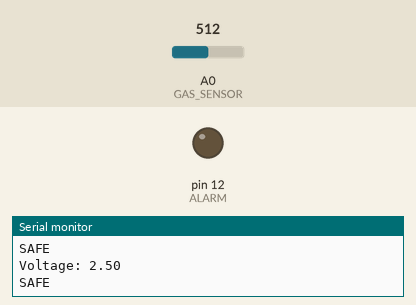
Simulated run of this sketch. Board: Arduino Uno, built with avr-gcc and run on an emulated ATmega328P. Parts: output pins drawn as LEDs (lit = HIGH), the last lines printed to the serial monitor. Dashed ring = blinking. The test bench sets the inputs (shaded band); at power-on: A0 (GAS_SENSOR) = 512.

Above: at 4.2 s.
4.3 s: A0 (GAS_SENSOR) set to 807
6.2 s: A0 (GAS_SENSOR) set to 836
At 7.05 s:
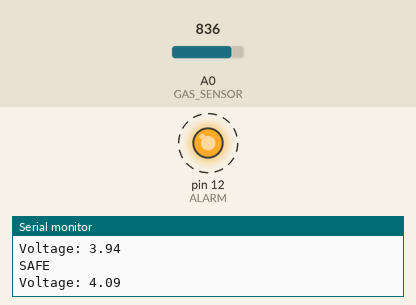
10.2 s: A0 (GAS_SENSOR) set to 716
At 11.2 s:
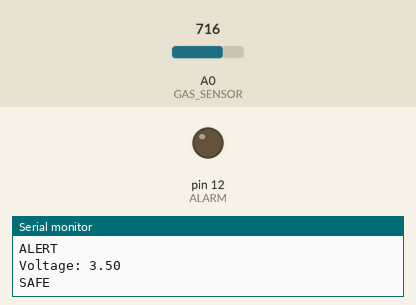
Timing chart, 0 to 13.2 s (numbered marks = the images above; inputs shaded):
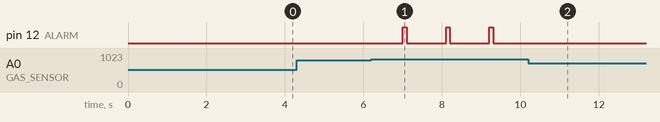

The sketch:

Gas_Sensor.ino
```cpp
int GAS_SENSOR = A0;
int ALARM = 12;

void setup() {
  Serial.begin(9600);
  pinMode(ALARM, OUTPUT);
  delay(3000);
}

void loop() {
  int val = analogRead(GAS_SENSOR);
  float volt = val * (5.0 / 1023.0);

  Serial.print("Voltage: ");
  Serial.println(volt);

  if(volt > 4.5) {
    digitalWrite(ALARM, HIGH);
    Serial.println("RED ALERT!");
  }
  else if(volt > 4.0) {
    digitalWrite(ALARM, HIGH);
    delay(100);
    digitalWrite(ALARM, LOW);
    Serial.println("ALERT");
  }
  else {
    digitalWrite(ALARM, LOW);
    Serial.println("SAFE");
  }

  delay(1000);
}
```

Measured:
- the behaviour switches between 818 and 819 on A0 (GAS_SENSOR) (found by bisection; images 0 and 1)
- after the input at 6.2 s, pin 12 (ALARM): alternates HIGH for 0.10 s and LOW for 1.0 s, starting after 0.80 s
- after the input at 10.2 s, pin 12 (ALARM): stops changing and stays LOW
